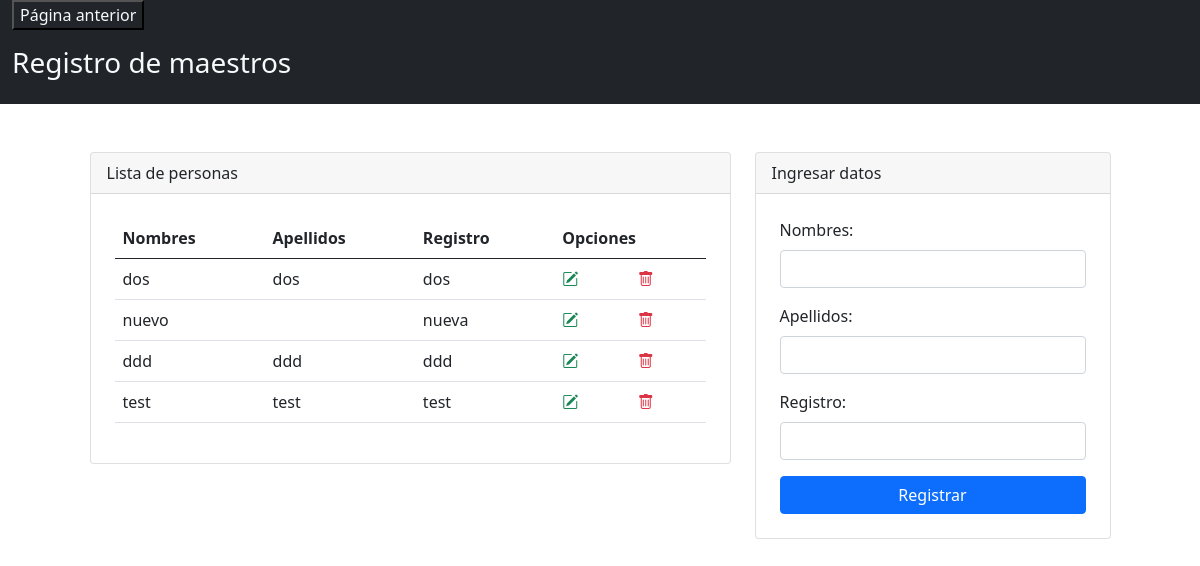
Page /admin/maestros/maestros.php on the committed database.
### tables this page shows
CREATE TABLE `user` (
  `id` int(11) NOT NULL,
  `user` varchar(100) NOT NULL,
  `password` varchar(200) NOT NULL,
  `nombre` varchar(200) NOT NULL,
  `apellidos` varchar(200) NOT NULL,
  `registro` varchar(100) NOT NULL,
  `tipo` varchar(100) NOT NULL,
  `grado` int(11) DEFAULT NULL,
  `activo` int(11) NOT NULL
);

### admin/maestros/maestros.php (the view, shortened to what this page needs)
<?php
    include("../../config/db.php");
    ?>
<!DOCTYPE html>
<html lang="es">
<head>
    <link rel="stylesheet" href="https://cdn.jsdelivr.net/npm/bootstrap@5.0.2/dist/css/bootstrap.min.css">
    <link rel="stylesheet" href="https://cdn.jsdelivr.net/npm/bootstrap-icons@1.5.0/font/bootstrap-icons.css">
</head>
<body>
    <?php
    $query = "SELECT * FROM user WHERE tipo='maestro' and activo='1'";
    $maestros = mysqli_query($connection, $query);
    ?>
<div class="container-fluid  text-light bg-dark">
    <div>
    <td>
<a href="../dashboard.php" ><input type="button" class="text-light bg-dark" value="Página anterior"></a>
    </div>
    <div class = "row">
            <div class="col-md">
                <header class="py-3">
                    <h3>Registro de maestros</h3>
                </header>
            </div>
    </div>
</div>
<div class="container mt-5">
    <div class="row justify-content-center">
        <div class="col-md-7">
            <div class="card">
                <div class="card-header">
                    Lista de personas
                </div>
                <div class="p-4">
                    <table class="table align-middle">
                        <thead>
                            <tr>
                                <th scope="col">Nombres</th>
                                <th scope="col">Apellidos</th>
                                <th scope="col">Registro</th>
                                <th scope="col" colspan="2">Opciones</th>
                            </tr>
                        </thead>
                        <tbody>
                        <?php
                                foreach ($maestros as $dato) {
                            ?>
                            <tr>
                                <td><?php echo $dato['nombre']; ?></td>
                                <td><?php echo $dato['apellidos']; ?></td>
                                <td><?php echo $dato['registro']; ?></td>
                                <td><a class="text-success" href="editar.php?codigo=<?php echo $dato['id']; ?>"><i class="bi bi-pencil-square"></i></a></td>
                                <td><a class="text-danger" href="./delete.php?id=<?php echo $dato['id']; ?>"><i class="bi bi-trash"></i></a></td>
                            </tr>
                            <?php
                                }
                            ?>
                        </tbody>
                    </table>
                </div>
            </div>
        </div>
        <div class="col-md-4">
            <div class="card">
                <div class="card-header">
                    Ingresar datos
                </div>
                <form class="p-4" method="POST" action="registrar.php">
                    <div class="mb-3">
                        <label class="form-label">Nombres: </label>
                        <input type="text" class="form-control" name="txtNombre" autofocus required>
                    </div>
                    <div class="mb-3">
                        <label class="form-label">Apellidos: </label>
                        <input type="text" class="form-control" name="txtApellidos" autofocus required>
                    </div>
                    <div class="mb-3">
                        <label class="form-label">Registro: </label>
                        <input type="text" class="form-control" name="txtRegistro" autofocus required>
                    </div>
                    <div class="d-grid">
                        <input type="submit" class="btn btn-primary" value="Registrar">
                    </div>
                </form>
            </div>
        </div>
    </div>
</div>
</body>
</html>

### rows in the picture
user: nombre "dos", apellidos "dos", registro "dos"
user: nombre "nuevo", registro "nueva"
user: nombre "ddd", apellidos "ddd", registro "ddd"
user: nombre "test", apellidos "test", registro "test"
